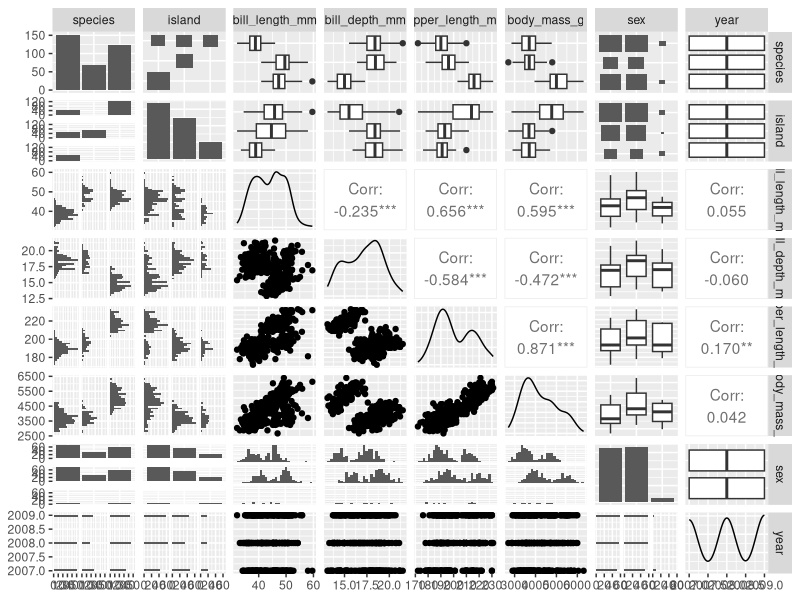
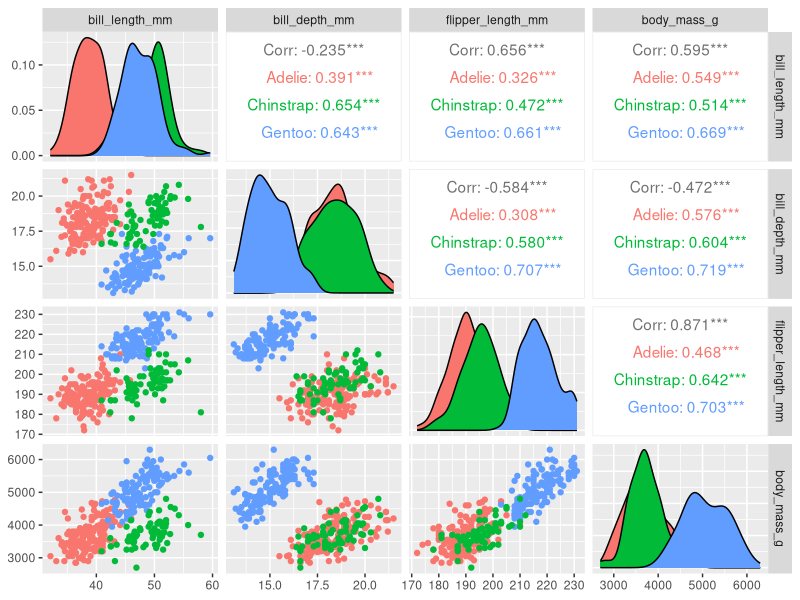
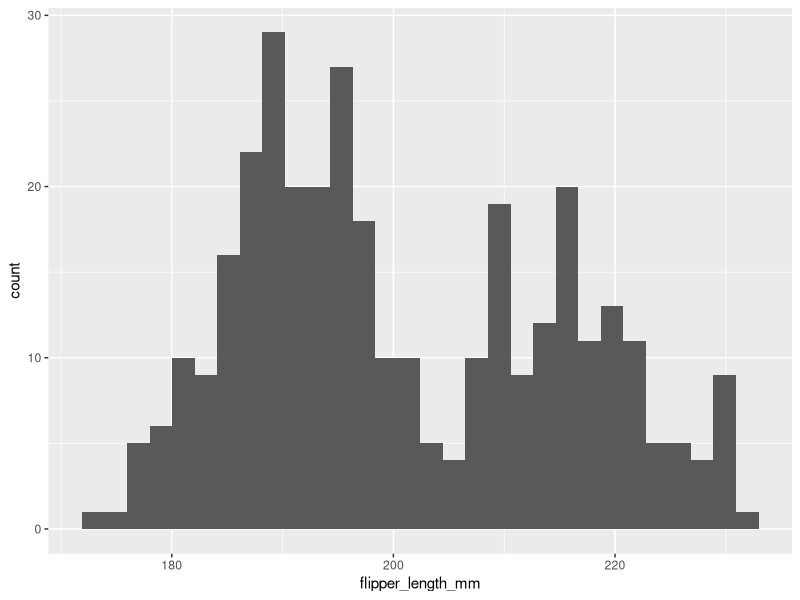

Reproduce these figures in R, in order.
## ---- chunk 1

# load libraries
library(GGally)
library(skimr)
library(palmerpenguins)
library(tidyverse)

# Check the column names
names(penguins)

# Check dimensions of data frame
dim(penguins)

# Get a summary of the data
summary(penguins)

# Get a summary with {skimr}
skimr::skim(penguins)

# Print the first 6 rows
head(penguins)

# Print the last 6 rows
tail(penguins) 

# Make a pairplot (sort of overwhelming with all data columns)
GGally::ggpairs(penguins)

# Make a pairsplot with a select number of columns and color by species
GGally::ggpairs(penguins, columns = 3:6, ggplot2::aes(colour = species))

# Make a histogram of penguin flipper lengths ----
ggplot(data = penguins, aes(x = flipper_length_mm)) +
  geom_histogram()

